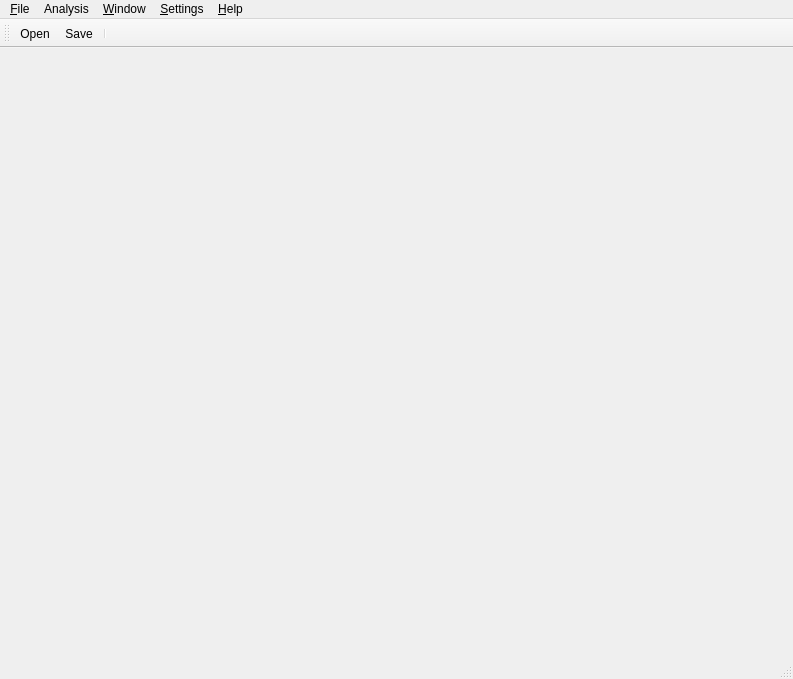
<?xml version="1.0" encoding="UTF-8"?>
<ui version="4.0">
 <class>MainInterfaceClass</class>
 <widget class="QMainWindow" name="MainInterfaceClass">
  <property name="geometry">
   <rect>
    <x>0</x>
    <y>0</y>
    <width>793</width>
    <height>679</height>
   </rect>
  </property>
  <property name="sizePolicy">
   <sizepolicy hsizetype="Preferred" vsizetype="Preferred">
    <horstretch>0</horstretch>
    <verstretch>0</verstretch>
   </sizepolicy>
  </property>
  <property name="windowTitle">
   <string>MainWindow</string>
  </property>
  <widget class="QWidget" name="centralwidget">
   <layout class="QHBoxLayout" name="horizontalLayout"/>
  </widget>
  <widget class="QMenuBar" name="menubar">
   <property name="geometry">
    <rect>
     <x>0</x>
     <y>0</y>
     <width>793</width>
     <height>21</height>
    </rect>
   </property>
   <widget class="QMenu" name="menuFile">
    <property name="title">
     <string>&amp;File</string>
    </property>
    <addaction name="actionOpen"/>
    <addaction name="action_Save"/>
    <addaction name="actionSave_as"/>
    <addaction name="actionSave_Plot"/>
    <addaction name="separator"/>
    <addaction name="action_Exit"/>
   </widget>
   <widget class="QMenu" name="menuWindow">
    <property name="title">
     <string>&amp;Window</string>
    </property>
    <addaction name="actionClose"/>
    <addaction name="actionClose_All"/>
    <addaction name="separator"/>
    <addaction name="actionTile"/>
    <addaction name="actionCascade"/>
    <addaction name="separator"/>
    <addaction name="actionNext"/>
    <addaction name="actionPrevious"/>
   </widget>
   <widget class="QMenu" name="menuHelp">
    <property name="title">
     <string>&amp;Settings</string>
    </property>
    <addaction name="actionLanguage"/>
    <addaction name="action_File_locations"/>
    <addaction name="actionNumber_format"/>
   </widget>
   <widget class="QMenu" name="menu_Help">
    <property name="title">
     <string>&amp;Help</string>
    </property>
    <addaction name="action_about"/>
   </widget>
   <widget class="QMenu" name="menuAnalysis">
    <property name="title">
     <string>Analysis</string>
    </property>
    <addaction name="actionAnaly_ze"/>
    <addaction name="separator"/>
    <addaction name="actionSet_F100D3P"/>
    <addaction name="actionSet_XTRA_F100"/>
   </widget>
   <addaction name="menuFile"/>
   <addaction name="menuAnalysis"/>
   <addaction name="menuWindow"/>
   <addaction name="menuHelp"/>
   <addaction name="menu_Help"/>
  </widget>
  <widget class="QStatusBar" name="statusbar"/>
  <widget class="QToolBar" name="toolBar">
   <property name="windowTitle">
    <string>toolBar</string>
   </property>
   <attribute name="toolBarArea">
    <enum>TopToolBarArea</enum>
   </attribute>
   <attribute name="toolBarBreak">
    <bool>false</bool>
   </attribute>
   <addaction name="actionOpen"/>
   <addaction name="action_Save"/>
   <addaction name="separator"/>
  </widget>
  <action name="actionNew">
   <property name="icon">
    <iconset resource="../../../Nextcloud/Python_Scripts/OpenGRay/ui/mdi.qrc">
     <normaloff>:/images/new.png</normaloff>:/images/new.png</iconset>
   </property>
   <property name="text">
    <string>&amp;New</string>
   </property>
  </action>
  <action name="actionCut">
   <property name="icon">
    <iconset resource="../../../Nextcloud/Python_Scripts/OpenGRay/ui/mdi.qrc">
     <normaloff>:/images/cut.png</normaloff>:/images/cut.png</iconset>
   </property>
   <property name="text">
    <string>Cu&amp;t</string>
   </property>
  </action>
  <action name="actionClose">
   <property name="text">
    <string>Close</string>
   </property>
  </action>
  <action name="actionLanguage">
   <property name="text">
    <string>&amp;Language</string>
   </property>
  </action>
  <action name="actionOpen">
   <property name="icon">
    <iconset resource="../../../Nextcloud/Python_Scripts/OpenGRay/ui/mdi.qrc">
     <normaloff>:/images/open.png</normaloff>:/images/open.png</iconset>
   </property>
   <property name="text">
    <string>&amp;Open...</string>
   </property>
  </action>
  <action name="action_Save">
   <property name="icon">
    <iconset resource="../../../Nextcloud/Python_Scripts/OpenGRay/ui/mdi.qrc">
     <normaloff>:/images/save.png</normaloff>:/images/save.png</iconset>
   </property>
   <property name="text">
    <string>&amp;Save</string>
   </property>
  </action>
  <action name="actionSave_as">
   <property name="text">
    <string>Save &amp;As...</string>
   </property>
  </action>
  <action name="action_Exit">
   <property name="text">
    <string>E&amp;xit</string>
   </property>
  </action>
  <action name="action_Copy">
   <property name="icon">
    <iconset resource="../../../Nextcloud/Python_Scripts/OpenGRay/ui/mdi.qrc">
     <normaloff>:/images/copy.png</normaloff>:/images/copy.png</iconset>
   </property>
   <property name="text">
    <string>&amp;Copy</string>
   </property>
  </action>
  <action name="action_Paste">
   <property name="icon">
    <iconset resource="../../../Nextcloud/Python_Scripts/OpenGRay/ui/mdi.qrc">
     <normaloff>:/images/paste.png</normaloff>:/images/paste.png</iconset>
   </property>
   <property name="text">
    <string>&amp;Paste</string>
   </property>
  </action>
  <action name="actionAnaly_ze">
   <property name="text">
    <string>Analy&amp;ze</string>
   </property>
  </action>
  <action name="actionApply_Energy_Calibration">
   <property name="text">
    <string>Apply &amp;Energy Calibration</string>
   </property>
  </action>
  <action name="actionClose_All">
   <property name="text">
    <string>Close All</string>
   </property>
  </action>
  <action name="actionTile">
   <property name="text">
    <string>Tile</string>
   </property>
  </action>
  <action name="actionCascade">
   <property name="text">
    <string>Cascade</string>
   </property>
  </action>
  <action name="actionNext">
   <property name="text">
    <string>Next</string>
   </property>
  </action>
  <action name="actionPrevious">
   <property name="text">
    <string>Previous</string>
   </property>
  </action>
  <action name="action_File_locations">
   <property name="text">
    <string>&amp;File locations</string>
   </property>
  </action>
  <action name="action_about">
   <property name="text">
    <string>&amp;about</string>
   </property>
  </action>
  <action name="actionGet_InterWinner_results">
   <property name="text">
    <string>Get InterWinner results</string>
   </property>
  </action>
  <action name="actionGet_OpenGamma_results">
   <property name="text">
    <string>Get OpenGamma results</string>
   </property>
  </action>
  <action name="actionSI_049_2009">
   <property name="text">
    <string>SI-049/2009</string>
   </property>
  </action>
  <action name="actionSet_F100D3P">
   <property name="text">
    <string>set F100D3P</string>
   </property>
  </action>
  <action name="actionSet_XTRA_F100">
   <property name="text">
    <string>set XTRA_F100</string>
   </property>
  </action>
  <action name="actionSave_Plot">
   <property name="text">
    <string>Save &amp;Plot</string>
   </property>
  </action>
  <action name="actionNumber_format">
   <property name="text">
    <string>Number format</string>
   </property>
  </action>
 </widget>
 <resources>
  <include location="../../../Nextcloud/Python_Scripts/OpenGRay/ui/mdi.qrc"/>
 </resources>
 <connections/>
</ui>
